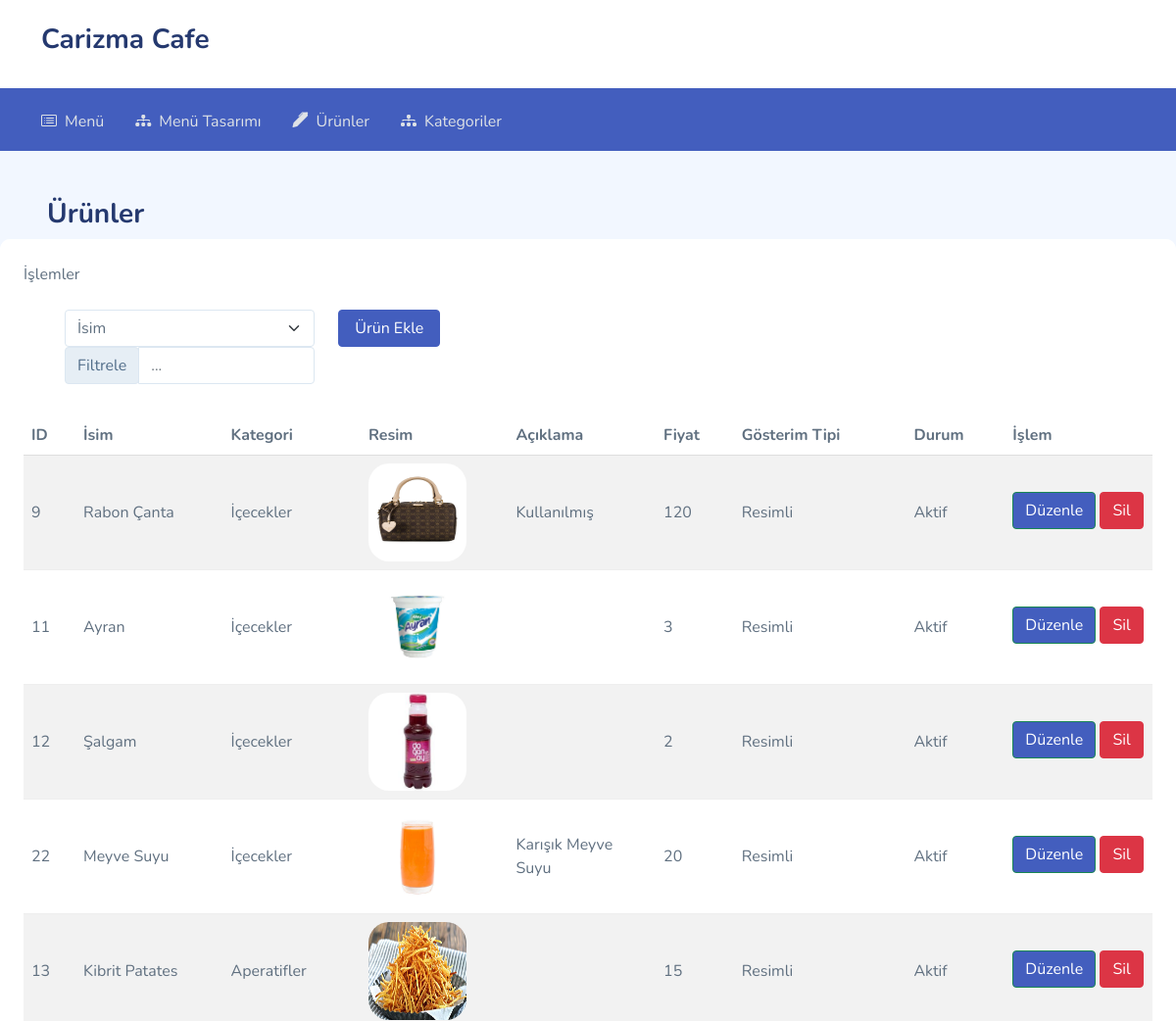
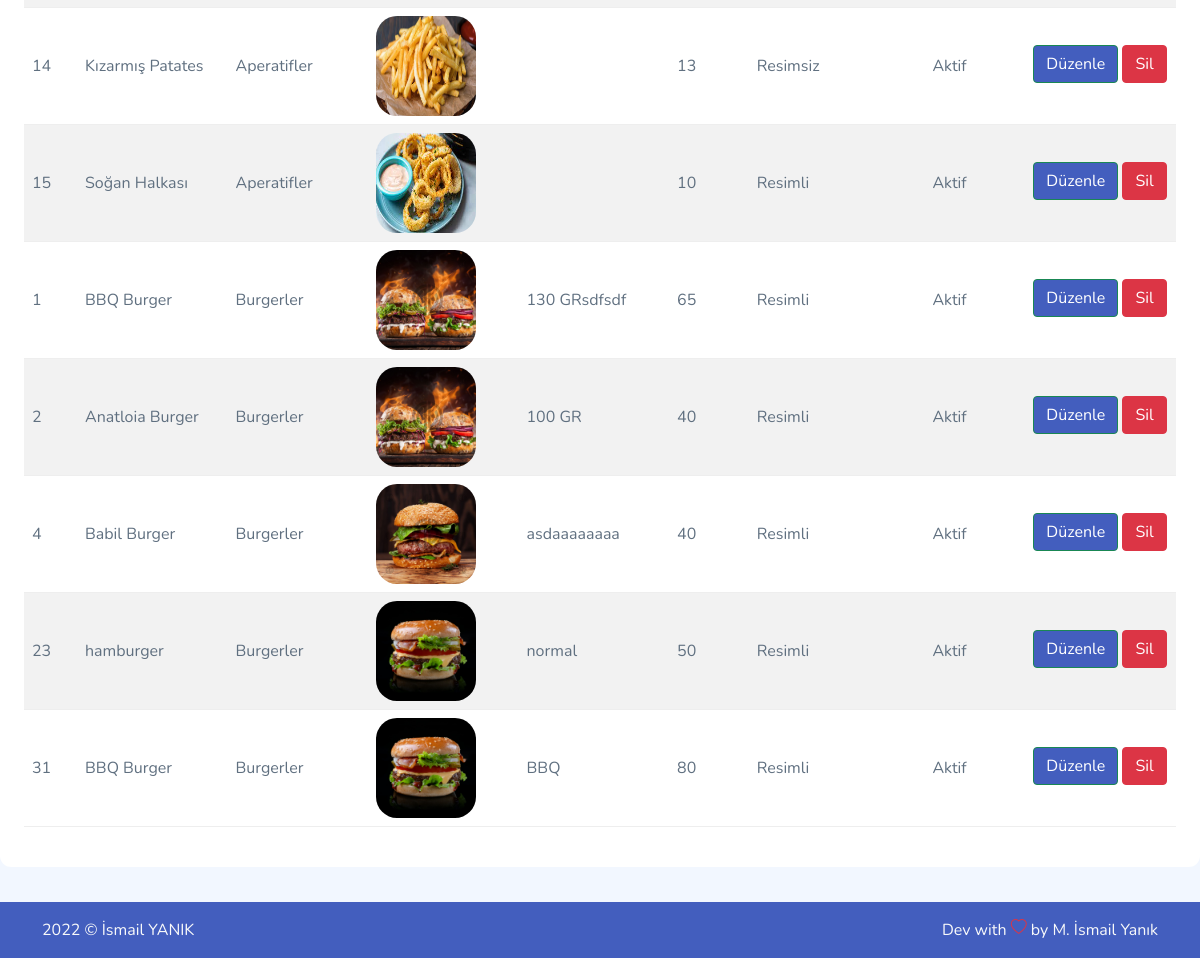
Screenshot of /ürünler.php (signed in) with the database file from the repository (2 pictures, top to bottom).
### tables this page shows
CREATE TABLE IF NOT EXISTS `menu` (
  `product_id` int(11) NOT NULL AUTO_INCREMENT,
  `product_name` varchar(50) DEFAULT NULL,
  `product_category` int(11) DEFAULT NULL,
  `product_price` float DEFAULT '0',
  `product_first_exp` varchar(1000) DEFAULT NULL,
  `product_second_exp` varchar(1000) DEFAULT NULL,
  `pic_name` varchar(200) DEFAULT 'CafeDB/img/custom-pics/icon-picture.jpg',
  `type` int(2) NOT NULL DEFAULT '0',
  `product_visible` tinyint(1) NOT NULL DEFAULT '1',
  PRIMARY KEY (`product_id`),
  KEY `product_category` (`product_category`)
);

CREATE TABLE IF NOT EXISTS `category` (
  `category_id` int(11) NOT NULL AUTO_INCREMENT,
  `category_name` varchar(50) DEFAULT NULL,
  `cat_pic_name` varchar(200) DEFAULT 'CafeDB/img/custom-pics/icon-picture.jpg',
  `visible` tinyint(1) DEFAULT '1',
  PRIMARY KEY (`category_id`)
);

### ürünler.php (the view, shortened to what this page needs)
<?php
if(!isset($_SESSION["login"])){
  header("Refresh: 0; url=index.php");
}else{
    ?>
    <!DOCTYPE html>
    <html>
    <head>
      <link rel="stylesheet" href="bootstrap.css">
      <link rel="stylesheet" href="assets/bootstrap.css">
      <link rel="stylesheet" href="assets/vendors/iconly/bold.css">
      <link rel="stylesheet" href="assets/vendors/perfect-scrollbar/perfect-scrollbar.css">
      <link rel="stylesheet" href="assets/vendors/bootstrap-icons/bootstrap-icons.css">
      <link rel="stylesheet" href="assets/css/app.css">
      <link rel="stylesheet" type="text/css" href="https://cdn.jsdelivr.net/npm/toastify-js/src/toastify.min.css">
</head>
<body>
   <?php include 'connection.php';
   $db = conopen();
    ?>
   <div id="app">
    <div id="main" class="layout-horizontal">
        <header class="mb-5">
            <div class="header-top">
                <div class="container">
                    <div class="logo">
                        <a href="index.html"><h3>Carizma Cafe</h3></a>
                    </div>
                </div>
            </div>
            <nav class="main-navbar">
                <div class="container">
                        <ul>
                            <li class="menu-item  ">
                            <a href="menu.php" class='menu-link' target="_blank" rel="noopener noreferrer">
                                <i class="bi bi-card-list"></i>
                                <span>Menü</span>
                            </a>
                            </li>
                            <li class="menu-item  ">
                                <a href="infos.php" class='menu-link' target="_blank" rel="noopener noreferrer">
                                    <i class="bi bi-diagram-3-fill"></i>
                                    <span>Menü Tasarımı</span>
                                </a>
                            </li>
                           <li class="menu-item  ">
                                <a href="ürünler.php" class='menu-link' target="_blank" rel="noopener noreferrer">
                                    <i class="bi bi-pen-fill menu-link"></i>
                                    <span>Ürünler</span>
                                </a>
                            </li>
                            <li class="menu-item  ">
                                <a href="kategoriler.php" class='menu-link' target="_blank" rel="noopener noreferrer">
                                    <i class="bi bi-diagram-3-fill"></i>
                                    <span>Kategoriler</span>
                                </a>
                            </li>
                        </ul>
                    </div>
                </nav>
            </header>
        </div>
        <div class="page-heading ">
            <div class="page-title">
                <div class="">
                    <div class="col-12 col-md-6 order-md-1 order-last">
                        <h3 class="ps-5 pe-5">Ürünler</h3>
                    </div>
                </div>
            </div>
            <section class="section">
                <div class="card">
                    <div class="card-header">
                        İşlemler
                    </div>
                    <div class="input-group mb-3 container">
                      <div class="input-group-prepend px-4 row row-cols-auto ">
                        <div class="col">
                            <select id="searchfilter" class="form-select" aria-label="Default select example">
                              <option value="1" selected>İsim</option>
                          </select>
                          <div class="input-group mb-3">
                            <div class="input-group-prepend">
                                <span class="input-group-text" id="basic-addon1">Filtrele</span>
                            </div>
                            <input type="text"id="search-ınput" onkeyup="search()" name="secondexp" style="max-width:180px;" placeholder="..."class="form-control" aria-describedby="basic-addon1">
                        </div>
                    </div>
                    <div class="col ">
                      <button type="button" class="btn btn-outline-primary btn-primary px-3" data-bs-whatever="ali" data-bs-toggle="modal"data-bs-target="#inlineFormÜrünEkle"> Ürün Ekle</button>
                  </div>
              </div>
          </div>
<div class="card-body" style="overflow-x:auto;">
    <table class="table table-striped" id="search-table"  >
        <thead>
            <tr class="header">
                <th>ID</th>
                <th>İsim</th>
                <th>Kategori</th>
                <th>Resim</th>
                <th>Açıklama </th>
                <th>Fiyat</th>
                <th>Gösterim Tipi</th>
                <th>Durum</th>
                <th>İşlem</th>
            </tr>
        </thead>
        <tbody>
           <?php
           $postasor = $db->prepare("SELECT menu.*,category.* FROM menu INNER JOIN category on product_category=category_id GROUP BY product_category,product_id ");
           $postasor->execute();
           while ($postacek = $postasor->fetch(PDO::FETCH_ASSOC)) {
            ?>
            <tr id="tr<?php echo $postacek["product_id"]; ?>">
                <td><?php echo $postacek["product_id"]; ?></td>
                <td><?php echo $postacek["product_name"]; ?></td>
                <td><?php echo $postacek["category_name"]; ?></td>
                <td><?php echo '<img width="100" height="100" class="img" id="imgg" src="'.$postacek["pic_name"].'"style="border-radius: 21px 21px 21px 21px" />'; ?></td>
                <td><?php echo $postacek["product_first_exp"]; ?></td>
                <td><?php echo $postacek["product_price"]; ?></td>
                <?php
                if ($postacek["type"]==0) {
                    echo "<td>Resimli</td>";
                }else{
                    echo "<td>Resimsiz</td>";
                }
                if ($postacek["product_visible"]==0) {
                    echo "<td>Pasif</td>";
                }else{
                    echo "<td>Aktif</td>";
                }
                ?>
                <td>
                 <button name="degistir" type="button"  value="<?php echo $postacek["product_id"]; ?>" onclick="modal(<?php echo $postacek["product_id"]; ?>,'urunguncelle')" class="btn mb-1 btn-outline-success btn-primary" data-bs-whatever="ali" data-bs-toggle="modal"data-bs-target="#inlineForm" >Düzenle</button>
                 <button type="button" onclick="silmodal(<?php echo $postacek["product_id"]; ?>)" class="btn mb-1 btn-danger" data-bs-toggle="modal" data-bs-target="#silmodal">
                  Sil
              </button>
          </td>
      </tr>
      <?php
  }
  ?>
</tbody>
</table>
</div>
</div>
</section>
</div>
<footer class="bg-primary" style="left: 0;bottom: 0;width: 100%;">
    <div class="container pt-3">
        <div class="footer clearfix mb-0 text-muted">
            <div class="float-start text-light">
                <p>2022 © İsmail YANIK</p>
            </div>
            <div class="float-end text-light">
                <p>Dev with <span class="text-danger"><i class="bi bi-heart"></i></span> by <a>M. İsmail Yanık</a></p>
            </div>
        </div>
    </div>
</footer>
</div>
</body>
</html>
<?php } ?>

### assets/css/app.css (style rules this page uses)
.btn.btn-danger,.btn.btn-info,.btn.btn-primary,.btn.btn-secondary,.btn.btn-success,.btn.btn-warning { color:#fff }
.card { border:none;margin-bottom:2.2rem }
.card .card-header { border:none }
.card .card-header~.card-body { padding-top:0 }
.card .card-body { padding:1.5rem }
.layout-horizontal .header-top { background-color:#fff;padding:1.5rem }
.layout-horizontal .header-top .container { align-items:center;display:flex;justify-content:space-between }
.layout-horizontal .main-navbar { background-color:#435ebe;padding:1rem }
.layout-horizontal .main-navbar ul { display:flex;gap:2rem;list-style:none;margin-bottom:0;padding:0 }
.layout-horizontal .main-navbar ul .menu-link { align-items:center;display:flex;flex-direction:row;gap:.5rem;padding:.4rem 0;position:relative }
.layout-horizontal .main-navbar ul .menu-link span { height:20px }
.layout-horizontal .main-navbar ul>.menu-item { position:relative }
.layout-horizontal .main-navbar ul>.menu-item .menu-link { color:#dee2e6 }
.dataTable-table td,.dataTable-table thead th,.table td,.table thead th { vertical-align:middle }
.dataTable-table:not(.table-borderless) thead th,.table:not(.table-borderless) thead th { border-bottom:1px solid #dedede!important }
.bi { height:1rem;width:1rem }
#main { margin-left:300px;padding:2rem }
#main.layout-horizontal { margin:0;padding:0 }
.page-heading { margin:0 0 2rem }
.page-heading h3 { font-weight:700 }
a { text-decoration:none }

### ürünler.php (style rules this page uses)
#search-table td { max-width:100px; max-height:50px; }

### rows the page displays
menu: product_id "9", product_name "Rabon Çanta", product_category.category_name "İçecekler", pic_name (picture), product_first_exp "Kullanılmış", product_price "120", type "Resimli", product_visible "Aktif"
menu: product_id "11", product_name "Ayran", product_category.category_name "İçecekler", pic_name (picture), product_price "3", type "Resimli", product_visible "Aktif"
menu: product_id "12", product_name "Şalgam", product_category.category_name "İçecekler", pic_name (picture), product_price "2", type "Resimli", product_visible "Aktif"
menu: product_id "22", product_name "Meyve Suyu", product_category.category_name "İçecekler", pic_name (picture), product_first_exp "Karışık Meyve Suyu", product_price "20", type "Resimli", product_visible "Aktif"
menu: product_id "13", product_name "Kibrit Patates", product_category.category_name "Aperatifler", pic_name (picture), product_price "15", type "Resimli", product_visible "Aktif"
menu: product_id "14", product_name "Kızarmış Patates", product_category.category_name "Aperatifler", pic_name (picture), product_price "13", type "Resimsiz", product_visible "Aktif"
menu: product_id "15", product_name "Soğan Halkası", product_category.category_name "Aperatifler", pic_name (picture), product_price "10", type "Resimli", product_visible "Aktif"
menu: product_id "1", product_name "BBQ Burger", product_category.category_name "Burgerler", pic_name (picture), product_first_exp "130 GRsdfsdf", product_price "65", type "Resimli", product_visible "Aktif"
menu: product_id "2", product_name "Anatloia Burger", product_category.category_name "Burgerler", pic_name (picture), product_first_exp "100 GR", product_price "40", type "Resimli", product_visible "Aktif"
menu: product_id "4", product_name "Babil Burger", product_category.category_name "Burgerler", pic_name (picture), product_first_exp "asdaaaaaaaa", product_price "40", type "Resimli", product_visible "Aktif"
menu: product_id "23", product_name "hamburger", product_category.category_name "Burgerler", pic_name (picture), product_first_exp "normal", product_price "50", type "Resimli", product_visible "Aktif"
menu: product_id "31", product_name "BBQ Burger", product_category.category_name "Burgerler", pic_name (picture), product_first_exp "BBQ", product_price "80", type "Resimli", product_visible "Aktif"
